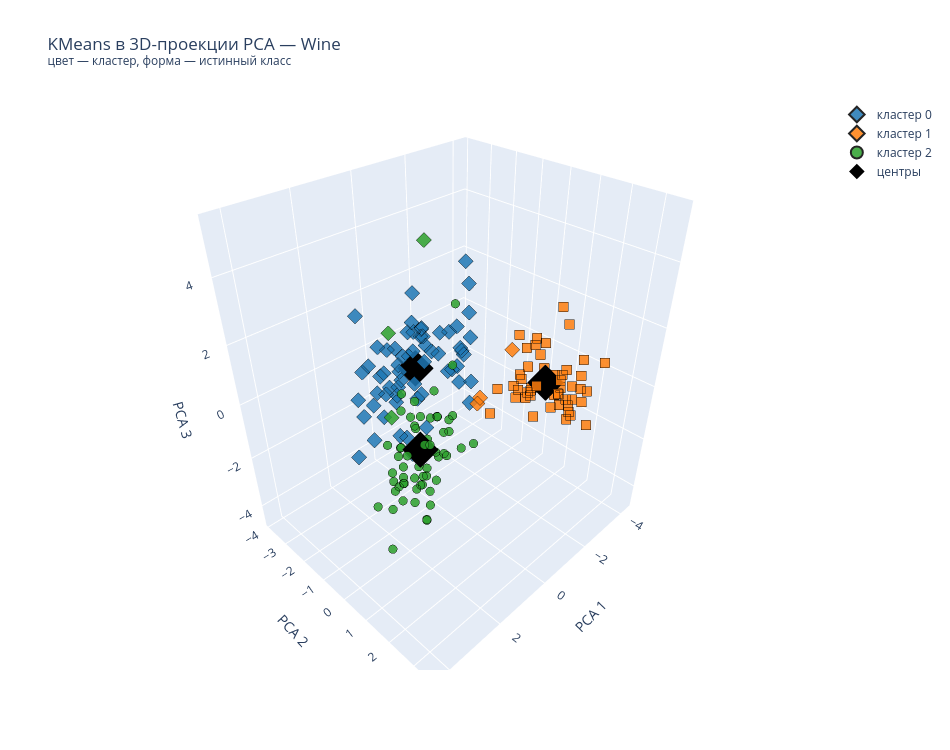

The notebook cell saved with this chart:
### Markdown cell above
Plotly: цвет - кластер, маркер - сорт; сохраняю в html.

### Code cell
fig3d = viz.plot_interactive_3d_clusters("PCA", algorithm="KMeans",
                                         filename="wine_kmeans_3d.html")

### Figure 1 — Plotly figure (JSON) as saved in the notebook; plotly's stock layout.template omitted (floating-point values rounded to 4 significant figures)
{"data": [{"hoverinfo": "text", "marker": {"color": "#1f77b4", "line": {"color": "black", "width": 0.5}, "opacity": 0.85, "size": 5, "symbol": ["diamond", "diamond", "diamond", "diamond", "diamond", "diamond", "diamond", "diamond", "diamond", "diamond", "diamond", "diamond", "diamond", "diamond", "diamond", "diamond", "diamond", "diamond", "diamond", "diamond", "diamond", "diamond", "diamond", "diamond", "diamond", "diamond", "diamond", "diamond", "diamond", "diamond", "diamond", "diamond", "diamond", "diamond", "diamond", "diamond", "diamond", "diamond", "diamond", "diamond", "diamond", "diamond", "diamond", "diamond", "diamond", "diamond", "diamond", "diamond", "diamond", "diamond", "diamond", "diamond", "diamond", "diamond", "diamond", "diamond", "diamond", "diamond", "diamond", "diamond", "diamond", "diamond", "diamond", "diamond", "diamond"]}, "mode": "markers", "name": "кластер 0", "text": ["#59<br>кластер 0<br>класс: class_1", "#60<br>кластер 0<br>класс: class_1", "#62<br>кластер 0<br>класс: class_1", "#63<br>кластер 0<br>класс: class_1", "#64<br>кластер 0<br>класс: class_1", "#65<br>кластер 0<br>класс: class_1", "#66<br>кластер 0<br>класс: class_1", "#67<br>кластер 0<br>класс: class_1", "#68<br>кластер 0<br>класс: class_1", "#69<br>кластер 0<br>класс: class_1", "#70<br>кластер 0<br>класс: class_1", "#71<br>кластер 0<br>класс: class_1", "#72<br>кластер 0<br>класс: class_1", "#74<br>кластер 0<br>класс: class_1", "#75<br>кластер 0<br>класс: class_1", "#76<br>кластер 0<br>класс: class_1", "#77<br>кластер 0<br>класс: class_1", "#78<br>кластер 0<br>класс: class_1", "#79<br>кластер 0<br>класс: class_1", "#80<br>кластер 0<br>класс: class_1", "#81<br>кластер 0<br>класс: class_1", "#82<br>кластер 0<br>класс: class_1", "#84<br>кластер 0<br>класс: class_1", "#85<br>кластер 0<br>класс: class_1", "#86<br>кластер 0<br>класс: class_1", "#87<br>кластер 0<br>класс: class_1", "#88<br>кластер 0<br>класс: class_1", "#89<br>кластер 0<br>класс: class_1", "#90<br>кластер 0<br>класс: class_1", "#91<br>кластер 0<br>класс: class_1", "#92<br>кластер 0<br>класс: class_1", "#93<br>кластер 0<br>класс: class_1", "#94<br>кластер 0<br>класс: class_1", "#96<br>кластер 0<br>класс: class_1", "#97<br>кластер 0<br>класс: class_1", "#98<br>кластер 0<br>класс: class_1", "#99<br>кластер 0<br>класс: class_1", "#100<br>кластер 0<br>класс: class_1", "#101<br>кластер 0<br>класс: class_1", "#102<br>кластер 0<br>класс: class_1", "#103<br>кластер 0<br>класс: class_1", "#104<br>кластер 0<br>класс: class_1", "#105<br>кластер 0<br>класс: class_1", "#106<br>кластер 0<br>класс: class_1", "#107<br>кластер 0<br>класс: class_1", "#108<br>кластер 0<br>класс: class_1", "#109<br>кластер 0<br>класс: class_1", "#110<br>кластер 0<br>класс: class_1", "#111<br>кластер 0<br>класс: class_1", "#112<br>кластер 0<br>класс: class_1", "#113<br>кластер 0<br>класс: class_1", "#114<br>кластер 0<br>класс: class_1", "#115<br>кластер 0<br>класс: class_1", "#116<br>кластер 0<br>класс: class_1", "#117<br>кластер 0<br>класс: class_1", "#119<br>кластер 0<br>класс: class_1", "#120<br>кластер 0<br>класс: class_1", "#122<br>кластер 0<br>класс: class_1", "#123<br>кластер 0<br>класс: class_1", "#124<br>кластер 0<br>класс: class_1", "#125<br>кластер 0<br>класс: class_1", "#126<br>кластер 0<br>класс: class_1", "#127<br>кластер 0<br>класс: class_1", "#128<br>кластер 0<br>класс: class_1", "#129<br>кластер 0<br>класс: class_1"], "type": "scatter3d", "x": [-0.9286, -1.542, 0.03061, 2.05, -0.6097, 0.9002, 2.249, 0.1834, -0.8128, 1.976, -1.572, 1.658, -0.7254, 1.833, -0.868, 0.37, -1.457, 1.263, 0.3762, 0.7621, 1.035, -0.4949, 0.8353, 0.7879, -0.8068, -0.558, -1.115, -0.5557, -1.349, -1.564, -1.933, 0.7467, 0.9575, -0.544, 1.031, 2.252, 1.41, 0.7977, -0.5495, -0.1612, -0.6598, 0.3924, -1.772, -0.3663, -1.621, 0.08254, 1.578, 1.421, -0.2787, -1.303, -0.4571, -0.4942, 0.4821, -0.2529, -0.1072, -0.5511, 0.7396, -1.177, -0.4623, 0.9785, -0.09681, 0.03849, -1.597, -0.4796, -1.793], "y": [-3.073, -1.381, -1.263, -1.925, -1.908, -0.7639, -1.885, -2.427, -0.2205, -1.403, -0.885, -0.9567, -1.064, -1.288, -2.444, -2.154, -1.383, -0.7708, -1.027, -3.375, -1.451, -2.381, -1.474, -2.027, -2.234, -2.373, -1.802, -2.658, -2.118, -1.852, -1.559, -2.313, -2.224, -0.3689, -2.566, -1.433, -2.166, -2.377, -2.293, -1.164, -2.68, -2.099, -1.717, -2.169, -1.356, -2.306, -1.462, -1.418, -1.931, -0.7632, -2.269, -1.939, -3.872, -2.821, -1.929, -2.222, -1.409, -0.664, -0.6183, -1.446, -2.11, -1.267, -1.208, -1.939, -1.15], "z": [-4.585, -0.8747, -1.784, -0.007369, 0.6794, 0.5734, -2.032, -1.07, -0.707, -1.238, -0.629, 1.953, 0.08033, 0.4583, -1.563, -2.449, -0.2273, -1.184, 1.794, -0.3575, -0.363, 1.336, 0.6101, -0.2547, 0.7729, 2.308, 0.9593, 0.8491, -0.04765, 0.7811, -0.08927, 0.1147, 0.1424, 1.309, -1.086, -0.2302, 0.7489, -1.568, -1.499, 1.004, -0.7649, -0.4719, 0.947, -0.4813, 0.2872, -0.4636, 1.78, 0.1393, 0.07867, 2.0, 1.061, 1.324, 1.344, -0.3026, 0.6901, -0.3562, 1.125, 3.01, 0.4834, 1.481, 0.4348, 0.6876, 3.361, 1.297, 0.7828]}, {"hoverinfo": "text", "marker": {"color": "#ff7f0e", "line": {"color": "black", "width": 0.5}, "opacity": 0.85, "size": 5, "symbol": ["diamond", "diamond", "diamond", "square", "square", "square", "square", "square", "square", "square", "square", "square", "square", "square", "square", "square", "square", "square", "square", "square", "square", "square", "square", "square", "square", "square", "square", "square", "square", "square", "square", "square", "square", "square", "square", "square", "square", "square", "square", "square", "square", "square", "square", "square", "square", "square", "square", "square", "square", "square", "square"]}, "mode": "markers", "name": "кластер 1", "text": ["#61<br>кластер 1<br>класс: class_1", "#83<br>кластер 1<br>класс: class_1", "#118<br>кластер 1<br>класс: class_1", "#130<br>кластер 1<br>класс: class_2", "#131<br>кластер 1<br>класс: class_2", "#132<br>кластер 1<br>класс: class_2", "#133<br>кластер 1<br>класс: class_2", "#134<br>кластер 1<br>класс: class_2", "#135<br>кластер 1<br>класс: class_2", "#136<br>кластер 1<br>класс: class_2", "#137<br>кластер 1<br>класс: class_2", "#138<br>кластер 1<br>класс: class_2", "#139<br>кластер 1<br>класс: class_2", "#140<br>кластер 1<br>класс: class_2", "#141<br>кластер 1<br>класс: class_2", "#142<br>кластер 1<br>класс: class_2", "#143<br>кластер 1<br>класс: class_2", "#144<br>кластер 1<br>класс: class_2", "#145<br>кластер 1<br>класс: class_2", "#146<br>кластер 1<br>класс: class_2", "#147<br>кластер 1<br>класс: class_2", "#148<br>кластер 1<br>класс: class_2", "#149<br>кластер 1<br>класс: class_2", "#150<br>кластер 1<br>класс: class_2", "#151<br>кластер 1<br>класс: class_2", "#152<br>кластер 1<br>класс: class_2", "#153<br>кластер 1<br>класс: class_2", "#154<br>кластер 1<br>класс: class_2", "#155<br>кластер 1<br>класс: class_2", "#156<br>кластер 1<br>класс: class_2", "#157<br>кластер 1<br>класс: class_2", "#158<br>кластер 1<br>класс: class_2", "#159<br>кластер 1<br>класс: class_2", "#160<br>кластер 1<br>класс: class_2", "#161<br>кластер 1<br>класс: class_2", "#162<br>кластер 1<br>класс: class_2", "#163<br>кластер 1<br>класс: class_2", "#164<br>кластер 1<br>класс: class_2", "#165<br>кластер 1<br>класс: class_2", "#166<br>кластер 1<br>класс: class_2", "#167<br>кластер 1<br>класс: class_2", "#168<br>кластер 1<br>класс: class_2", "#169<br>кластер 1<br>класс: class_2", "#170<br>кластер 1<br>класс: class_2", "#171<br>кластер 1<br>класс: class_2", "#172<br>кластер 1<br>класс: class_2", "#173<br>кластер 1<br>класс: class_2", "#174<br>кластер 1<br>класс: class_2", "#175<br>кластер 1<br>класс: class_2", "#176<br>кластер 1<br>класс: class_2", "#177<br>кластер 1<br>класс: class_2"], "type": "scatter3d", "x": [-1.836, -2.539, -2.433, -1.327, -2.385, -2.937, -2.147, -2.37, -3.064, -3.916, -3.936, -3.094, -2.374, -2.779, -2.287, -2.986, -2.375, -2.21, -2.626, -4.281, -3.583, -2.807, -2.9, -2.321, -2.55, -1.813, -2.76, -2.737, -3.605, -2.89, -3.392, -1.048, -1.61, -3.143, -2.24, -2.848, -2.597, -2.949, -3.53, -2.406, -2.929, -2.181, -2.381, -3.212, -3.678, -2.466, -3.371, -2.602, -2.678, -2.387, -3.209], "y": [-0.83, -0.08744, -1.257, 0.1704, 0.3746, 0.2639, 0.3683, -0.4596, 0.3534, 0.1546, 0.6597, 0.3488, 0.292, 0.2868, 0.3725, 0.4892, 0.4823, 1.16, 0.5632, 0.6497, 1.273, 1.571, 2.041, 2.356, 2.045, 1.528, 2.139, 0.4099, 1.802, 1.925, 1.312, 3.515, 2.407, 0.7382, 1.175, 0.556, 0.698, 1.555, 0.8825, 2.592, 1.274, 2.078, 2.589, -0.2512, 0.8477, 2.194, 2.216, 1.757, 2.761, 2.297, 2.769], "z": [-1.606, 0.4743, -1.903, -1.18, -0.7238, -0.1676, -0.4533, -1.101, -1.099, 0.2218, 1.712, -1.027, 1.242, 0.6097, -0.9716, 0.947, -0.2529, -1.245, -0.856, -1.458, -0.1108, -0.4725, -0.496, 0.4377, -0.3123, 1.363, -0.9646, -1.19, -0.09404, -0.7823, 1.602, 1.16, 0.5486, -0.091, -0.1014, 0.8042, -0.8849, -0.9834, -0.466, 0.4282, -1.213, 0.7638, 1.418, -0.8471, -1.339, -0.9188, -0.3426, 0.2076, -0.9409, -0.5507, 1.014]}, {"hoverinfo": "text", "marker": {"color": "#2ca02c", "line": {"color": "black", "width": 0.5}, "opacity": 0.85, "size": 5, "symbol": ["circle", "circle", "circle", "circle", "circle", "circle", "circle", "circle", "circle", "circle", "circle", "circle", "circle", "circle", "circle", "circle", "circle", "circle", "circle", "circle", "circle", "circle", "circle", "circle", "circle", "circle", "circle", "circle", "circle", "circle", "circle", "circle", "circle", "circle", "circle", "circle", "circle", "circle", "circle", "circle", "circle", "circle", "circle", "circle", "circle", "circle", "circle", "circle", "circle", "circle", "circle", "circle", "circle", "circle", "circle", "circle", "circle", "circle", "circle", "diamond", "diamond", "diamond"]}, "mode": "markers", "name": "кластер 2", "text": ["#0<br>кластер 2<br>класс: class_0", "#1<br>кластер 2<br>класс: class_0", "#2<br>кластер 2<br>класс: class_0", "#3<br>кластер 2<br>класс: class_0", "#4<br>кластер 2<br>класс: class_0", "#5<br>кластер 2<br>класс: class_0", "#6<br>кластер 2<br>класс: class_0", "#7<br>кластер 2<br>класс: class_0", "#8<br>кластер 2<br>класс: class_0", "#9<br>кластер 2<br>класс: class_0", "#10<br>кластер 2<br>класс: class_0", "#11<br>кластер 2<br>класс: class_0", "#12<br>кластер 2<br>класс: class_0", "#13<br>кластер 2<br>класс: class_0", "#14<br>кластер 2<br>класс: class_0", "#15<br>кластер 2<br>класс: class_0", "#16<br>кластер 2<br>класс: class_0", "#17<br>кластер 2<br>класс: class_0", "#18<br>кластер 2<br>класс: class_0", "#19<br>кластер 2<br>класс: class_0", "#20<br>кластер 2<br>класс: class_0", "#21<br>кластер 2<br>класс: class_0", "#22<br>кластер 2<br>класс: class_0", "#23<br>кластер 2<br>класс: class_0", "#24<br>кластер 2<br>класс: class_0", "#25<br>кластер 2<br>класс: class_0", "#26<br>кластер 2<br>класс: class_0", "#27<br>кластер 2<br>класс: class_0", "#28<br>кластер 2<br>класс: class_0", "#29<br>кластер 2<br>класс: class_0", "#30<br>кластер 2<br>класс: class_0", "#31<br>кластер 2<br>класс: class_0", "#32<br>кластер 2<br>класс: class_0", "#33<br>кластер 2<br>класс: class_0", "#34<br>кластер 2<br>класс: class_0", "#35<br>кластер 2<br>класс: class_0", "#36<br>кластер 2<br>класс: class_0", "#37<br>кластер 2<br>класс: class_0", "#38<br>кластер 2<br>класс: class_0", "#39<br>кластер 2<br>класс: class_0", "#40<br>кластер 2<br>класс: class_0", "#41<br>кластер 2<br>класс: class_0", "#42<br>кластер 2<br>класс: class_0", "#43<br>кластер 2<br>класс: class_0", "#44<br>кластер 2<br>класс: class_0", "#45<br>кластер 2<br>класс: class_0", "#46<br>кластер 2<br>класс: class_0", "#47<br>кластер 2<br>класс: class_0", "#48<br>кластер 2<br>класс: class_0", "#49<br>кластер 2<br>класс: class_0", "#50<br>кластер 2<br>класс: class_0", "#51<br>кластер 2<br>класс: class_0", "#52<br>кластер 2<br>класс: class_0", "#53<br>кластер 2<br>класс: class_0", "#54<br>кластер 2<br>класс: class_0", "#55<br>кластер 2<br>класс: class_0", "#56<br>кластер 2<br>класс: class_0", "#57<br>кластер 2<br>класс: class_0", "#58<br>кластер 2<br>класс: class_0", "#73<br>кластер 2<br>класс: class_1", "#95<br>кластер 2<br>класс: class_1", "#121<br>кластер 2<br>класс: class_1"], "type": "scatter3d", "x": [3.317, 2.209, 2.517, 3.757, 1.009, 3.05, 2.449, 2.059, 2.511, 2.754, 3.48, 1.755, 2.113, 3.458, 4.313, 2.305, 2.172, 1.899, 3.542, 2.085, 3.124, 1.087, 2.535, 1.645, 1.762, 0.9901, 1.775, 1.235, 2.188, 2.256, 2.5, 2.677, 1.629, 1.903, 1.41, 1.904, 1.385, 1.122, 1.502, 2.53, 2.588, 0.6685, 3.071, 0.4622, 2.101, 1.136, 2.727, 2.821, 2.01, 2.707, 3.215, 2.859, 3.506, 2.225, 2.147, 2.469, 2.742, 2.174, 3.139, 2.562, 2.544, 1.336], "y": [1.443, -0.3334, 1.031, 2.756, 0.8698, 2.122, 1.175, 1.609, 0.9181, 0.7894, 1.302, 0.612, 0.6757, 1.131, 2.096, 1.663, 2.327, 1.631, 2.518, 1.061, 0.7869, 0.2417, -0.09184, -0.5163, -0.3171, 0.9407, 0.6862, -0.08981, 0.6896, 0.1915, 1.241, 1.472, 0.0527, 1.633, 0.6979, 0.1767, 0.6586, 0.1141, -0.7694, 1.803, 0.7796, 0.17, 1.156, 0.3307, -0.07101, 1.777, 1.191, 0.6463, 1.247, 1.752, 0.167, 0.7453, 1.613, 1.875, 1.017, 1.329, 1.437, 1.212, 1.732, 0.2602, 0.1693, 0.2533], "z": [-0.1657, -2.026, 0.9828, -0.1762, 2.027, -0.6294, -0.9771, 0.1463, -1.771, -0.9842, -0.4227, -1.191, -0.8651, -1.204, -1.264, 0.2179, 0.8317, 0.7949, -0.4855, -0.1647, -0.3649, 0.937, -0.3119, 0.1439, 0.8903, 3.821, -0.0867, -1.387, 1.395, -1.093, 1.386, -0.3323, -0.1671, 1.172, 0.4797, 0.4508, 0.4584, -0.03911, -1.426, -0.3432, -0.1185, -0.7834, -0.3128, -0.2015, -0.6558, 0.02871, -0.5398, -1.156, -0.05729, -0.6431, -1.974, 0.00472, -0.5208, 0.3395, -0.9578, 0.5134, -0.6125, 0.2618, -0.2857, 3.374, 0.7887, 5.345]}, {"marker": {"color": "black", "size": 12, "symbol": "diamond"}, "mode": "markers", "name": "центры", "type": "scatter3d", "x": [-0.03696, -2.72, 2.276], "y": [-1.772, 1.126, 0.9321], "z": [0.1861, -0.2391, 0.001528]}], "layout": {"height": 750, "legend": {"itemsizing": "constant"}, "scene": {"xaxis": {"title": {"text": "PCA 1"}}, "yaxis": {"title": {"text": "PCA 2"}}, "zaxis": {"title": {"text": "PCA 3"}}}, "title": {"text": "KMeans в 3D-проекции PCA — Wine<br><sup>цвет — кластер, форма — истинный класс</sup>"}, "width": 950}}
